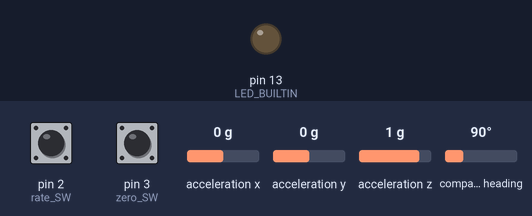
Bench run of a sketch on a simulated Arduino Mega 2560, built with avr-gcc and run on an emulated ATmega2560. On the bench: output pins drawn as LEDs (lit = HIGH). Dashed ring = blinking. The inputs (shaded band) are chosen by the test bench; at power-on: pin 2 (rate_SW) HIGH, pin 3 (zero_SW) HIGH, acceleration x 0 g, acceleration y 0 g, acceleration z 1 g, compass heading 90°.

Above: at 0.01 s.
At 1.3 s:
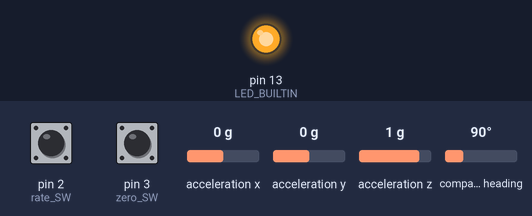
1.4 s: pin 2 (rate_SW) pulled LOW for 3.2 s
At 6.3 s:
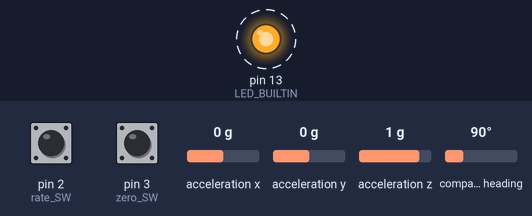
Timing chart, 0 to 12.1 s (numbered marks = the images above; inputs shaded):
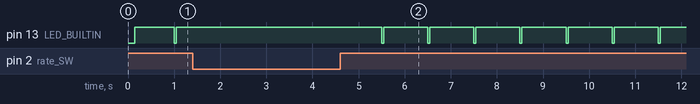

The sketch:

Training.ino
```cpp
#include <Wire.h>
#include <Adafruit_Sensor.h>
#include <Adafruit_BNO055.h>
#include <utility/imumaths.h>
Adafruit_BNO055 bno = Adafruit_BNO055(-1, 0x28, &Wire);

char TWE_BUF[256];

#define rate_SW 2
#define zero_SW 3

float offset_pitch = 0;
float offset_roll = 0;

uint32_t time_ms = 0;
uint32_t period = 1000;

void setup() {
  delay(100);
  Serial.begin(115200);
  Serial1.begin(115200);
  pinMode(LED_BUILTIN, OUTPUT);
  pinMode(rate_SW, INPUT_PULLUP);
  pinMode(zero_SW, INPUT_PULLUP);

  //Wire.setClock(400000);
  if (!bno.begin()) {
    Serial.print("Ooops, no BNO055 detected ... Check your wiring or I2C ADDR!");
    while (1) {
      digitalWrite(LED_BUILTIN, HIGH);
      delay(100);
      digitalWrite(LED_BUILTIN, LOW);
      delay(100);
    }
  }
  digitalWrite(LED_BUILTIN, LOW);
}

void loop() {
  imu::Vector<3> euler = bno.getVector(Adafruit_BNO055::VECTOR_EULER);
  float pitch = euler.z();
  float roll = euler.y();

  if (pitch > 180) {
    pitch -= 360;
  }
  if (roll > 180) {
    roll -= 360;
  }
  pitch = -pitch;
  roll = -roll;

  pitch -= offset_pitch;
  roll -= offset_roll;

  if (period < 1000) {
    sprintf(TWE_BUF, "%+06.2f,%+06.2f\n", pitch, roll);
    Serial1.print(TWE_BUF);
  } else {
    Serial1.print("+roll means left wing up\n");
    delay(10);
    Serial1.print("pitch[deg] roll[deg] IAS[m/s]\n");
    delay(10);
    sprintf(TWE_BUF, "%+06.2f     %+06.2f    %.2f\n", pitch, roll, 0.0 );
    Serial1.print(TWE_BUF);
    Serial1.print("\n");
    delay(10);
    Serial1.print("\n");
    delay(10);
  }


  digitalWrite(LED_BUILTIN, HIGH);
  while (millis() - time_ms < period) {
    if (digitalRead(rate_SW)) {
      period = 1000;
    } else {
      period = 100;
    }
    if (digitalRead(zero_SW) == LOW) {
      set_offset();
    }
  }
  time_ms = millis();
  digitalWrite(LED_BUILTIN, LOW);
}

void set_offset() {
  double _offset_pitch = 0;
  double _offset_roll = 0;

  for (int i = 0; i < 3; i++)
  {
    digitalWrite(LED_BUILTIN, HIGH);
    Serial1.print("offset setting...\n");
    delay(100);
    digitalWrite(LED_BUILTIN, LOW);
  }

  for (int i = 0; i < 10; i++)
  {
    imu::Vector<3> euler = bno.getVector(Adafruit_BNO055::VECTOR_EULER);
    float pitch = euler.z();
    float roll = euler.y();

    if (pitch > 180) {
      pitch -= 360;
    }
    if (roll > 180) {
      roll -= 360;
    }
    pitch = -pitch;
    roll = -roll;

    _offset_pitch += pitch;
    _offset_roll += roll;
    digitalWrite(LED_BUILTIN, HIGH);
    Serial1.print("offset setting...\n");
    delay(100);
    digitalWrite(LED_BUILTIN, LOW);
  }
  offset_pitch = _offset_pitch / 10;
  offset_roll = _offset_roll / 10;
}
```
